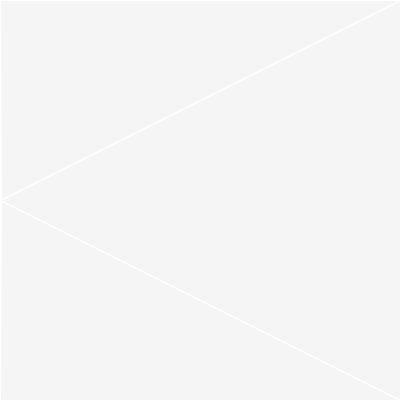
Frame 1 (no input)
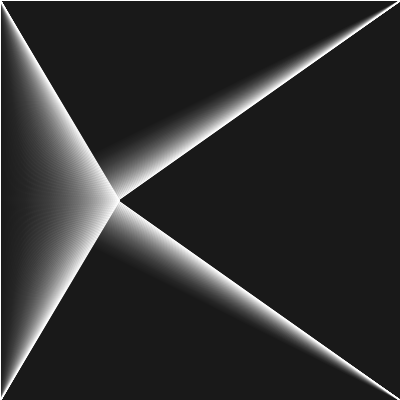
Frame 60 (the mouse pressed at the canvas centre just before this capture)
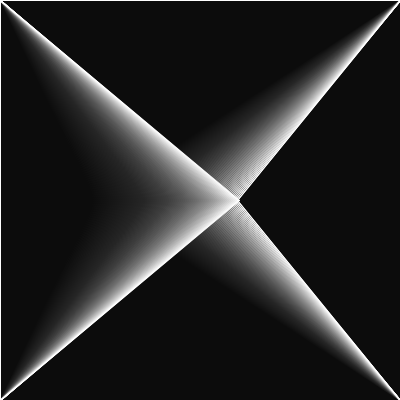
Frame 120 (the mouse held since frame 60 and released just before this capture)

The Processing sketch that drew these frames (run headless with seeded random() and noise(); from frame 60 on, the mouse is pressed at the canvas centre):

// Processing sketch: processing_72426
// ── processing_72426.pde

float X;
float Y;
float Z;
void setup ()  {
  float X = 0;
  float Y = 0;
  float Z = 400;
  size(400,400);
  background (255);
}

void draw ()  {
  fill (0, 10);
  stroke (255);
  rect (0,0,400,400);
  line (0 , 0, X, 200); 
  line (0, 400, X, 200);  
  X = X + 1;
  X = X % width;
  line (400 , 0, Y, 200);
  line (400 , 400, Y, 200); 

  line (0 , 0, X, 200); 
  line (0, 400, X, 200);  
  X = X + 1;
  X = X % width;
  line (400 , 0, Y, 200);
  line (400 , 400, Y, 200); 

  
  Y = X - 1;
  Y = Y % width;
  //line (0, 0, Z, 200);
  //Z = Z + 1;
  //Z = Z % width;
  
}
